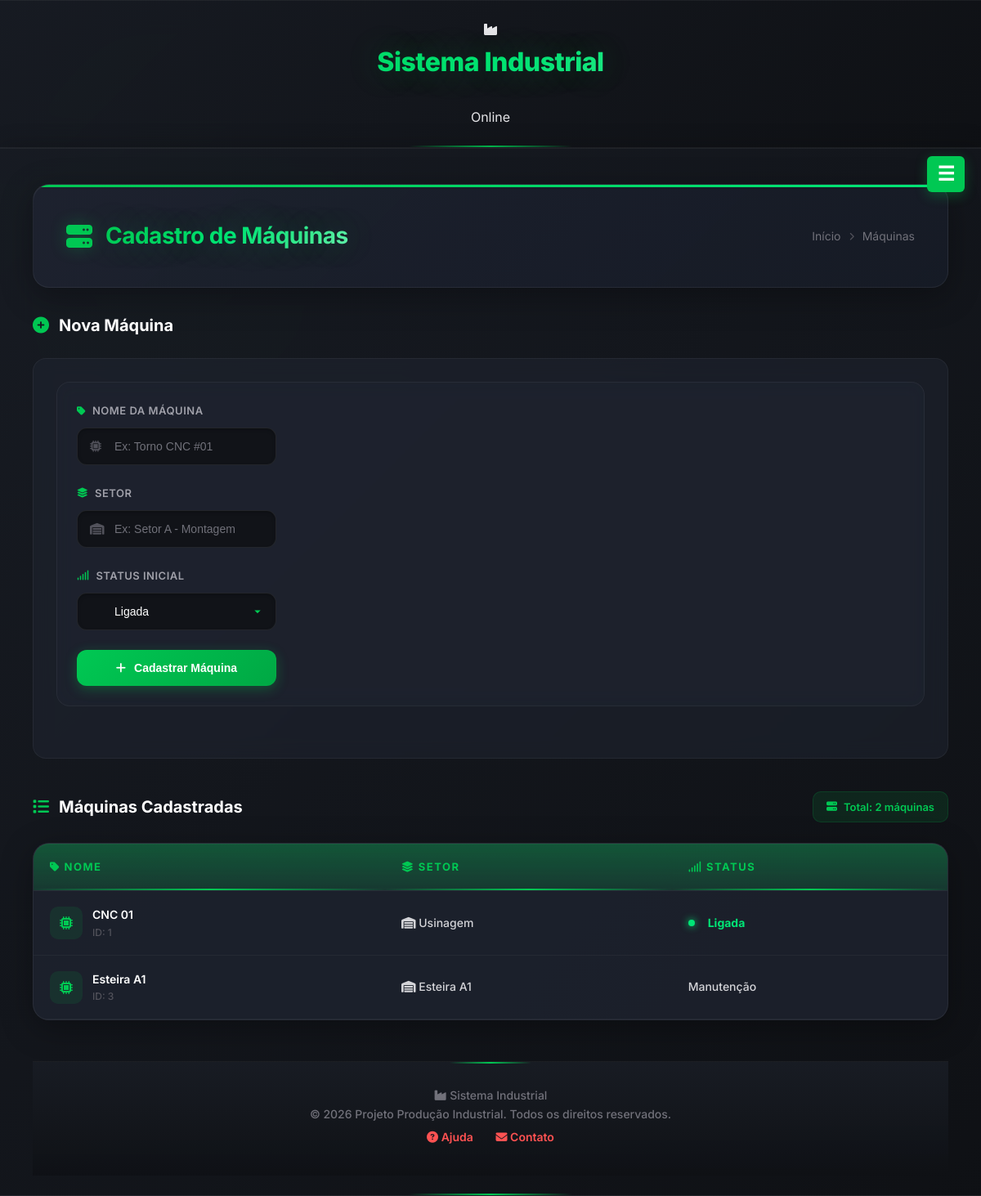
The app's page /maquinas with its own data.
### models.py (models this page shows, shortened)
class Maquina(db.Model):
    id = db.Column(db.Integer, primary_key=True)
    nome = db.Column(db.String(100), nullable=False)
    setor = db.Column(db.String(100), nullable=False)
    status = db.Column(db.String(50), nullable=False)
    data_cadastro = db.Column(db.DateTime, default=datetime.utcnow)
    producoes = db.relationship('Producao', backref='maquina', lazy=True)
    manutencoes = db.relationship('Manutencao', backref='maquina', lazy=True)

### app.py (the view, shortened to what this page needs)
@app.route('/maquinas', methods=['GET', 'POST'])
def maquinas_view():
    maquinas = Maquina.query.all()
    return render_template('maquinas.html', maquinas=maquinas)

### templates/maquinas.html (shortened to what this page needs)
{% extends 'base.html' %}
{% block content %}
<section class="page-header">
    <div class="page-header-content">
        <div class="page-title">
            <i class="fas fa-server"></i>
            <h1>Cadastro de Máquinas</h1>
        </div>
        <div class="page-breadcrumb">
            <span>Início</span>
            <i class="fas fa-chevron-right"></i>
            <span>Máquinas</span>
        </div>
    </div>
</section>
<section class="register-section">
    <div class="section-header">
        <h2><i class="fas fa-plus-circle"></i> Nova Máquina</h2>
    </div>
    <div class="form-card">
        <form method="POST" class="machine-form">
            <div class="form-grid">
                <div class="form-group">
                    <label for="nome">
                        <i class="fas fa-tag"></i>
                        Nome da Máquina
                    </label>
                    <div class="input-wrapper">
                        <i class="fas fa-microchip input-icon"></i>
                        <input
                            type="text"
                            name="nome"
                            id="nome"
                            placeholder="Ex: Torno CNC #01"
                            required
                        >
                    </div>
                </div>
                <div class="form-group">
                    <label for="setor">
                        <i class="fas fa-layer-group"></i>
                        Setor
                    </label>
                    <div class="input-wrapper">
                        <i class="fas fa-warehouse input-icon"></i>
                        <input
                            type="text"
                            name="setor"
                            id="setor"
                            placeholder="Ex: Setor A - Montagem"
                            required
                        >
                    </div>
                </div>
                <div class="form-group">
                    <label for="status">
                        <i class="fas fa-signal"></i>
                        Status Inicial
                    </label>
                    <div class="select-wrapper">
                        <select name="status" id="status">
                            <option value="Ligada">
                                <i class="fas fa-power-off"></i>
                            </option>
                        </select>
                    </div>
                </div>
                <div class="form-group form-group-btn">
                    <button type="submit" class="submit-btn">
                        <i class="fas fa-plus"></i>
                        Cadastrar Máquina
                    </button>
                </div>
            </div>
        </form>
    </div>
</section>
<section class="list-section">
    <div class="section-header">
        <h2><i class="fas fa-list"></i> Máquinas Cadastradas</h2>
        <div class="section-info">
            <span class="info-badge">
                <i class="fas fa-server"></i>
                Total: {{ maquinas|length }} máquinas
            </span>
        </div>
    </div>
    <div class="table-wrapper">
        <table class="data-table data-table-machines">
            <thead>
                <tr>
                    <th><i class="fas fa-tag"></i> Nome</th>
                    <th><i class="fas fa-layer-group"></i> Setor</th>
                    <th><i class="fas fa-signal"></i> Status</th>
                </tr>
            </thead>
            <tbody>
                {% for maquina in maquinas %}
                <tr>
                    <td>
                        <div class="machine-cell">
                            <div class="machine-icon">
                                <i class="fas fa-microchip"></i>
                            </div>
                            <div class="machine-info">
                                <span class="machine-name">{{ maquina.nome }}</span>
                                <span class="machine-id">ID: {{ maquina.id }}</span>
                            </div>
                        </div>
                    </td>
                    <td>
                        <span class="sector-badge sector-badge-outline">
                            <i class="fas fa-warehouse"></i>
                            {{ maquina.setor }}
                        </span>
                    </td>
                    <td>
                        <span class="status-badge status-{{ maquina.status|lower }}">
                            {{ maquina.status }}
                        </span>
                    </td>
                </tr>
                {% endfor %}
            </tbody>
        </table>
    </div>
</section>
{% endblock %}

### records on screen
Maquina: nome "CNC 01", id "1", setor "Usinagem", status "Ligada"
Maquina: nome "Esteira A1", id "3", setor "Esteira A1", status "Manutenção"

### other values on screen
{{ maquinas|length }} "2"
